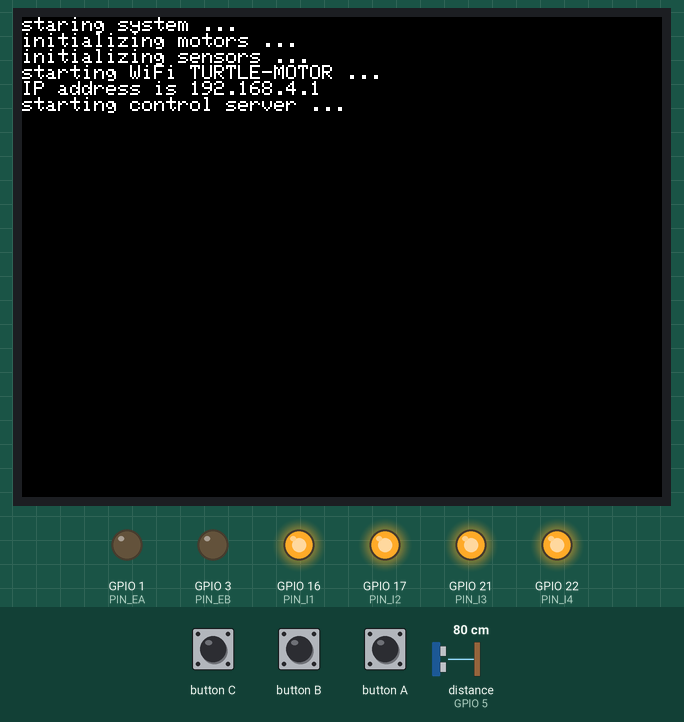
Simulated run of this sketch. Board: ESP32. On the bench: 320×240 colour display, output pins drawn as LEDs (lit = HIGH). Inputs (shaded band) come from the test bench; at power-on: distance to the obstacle (sensor on GPIO 5) 80 cm. The echo pulse lasts 58.3 µs per cm; pins used as bus, display or sensor lines are not drawn.

Above: at 3.4 s.
3.5 s: button A pressed for 0.15 s
4.2 s: distance to the obstacle (sensor on GPIO 5) set to 43 cm
6.2 s: distance to the obstacle (sensor on GPIO 5) set to 36 cm
At 6.7 s:
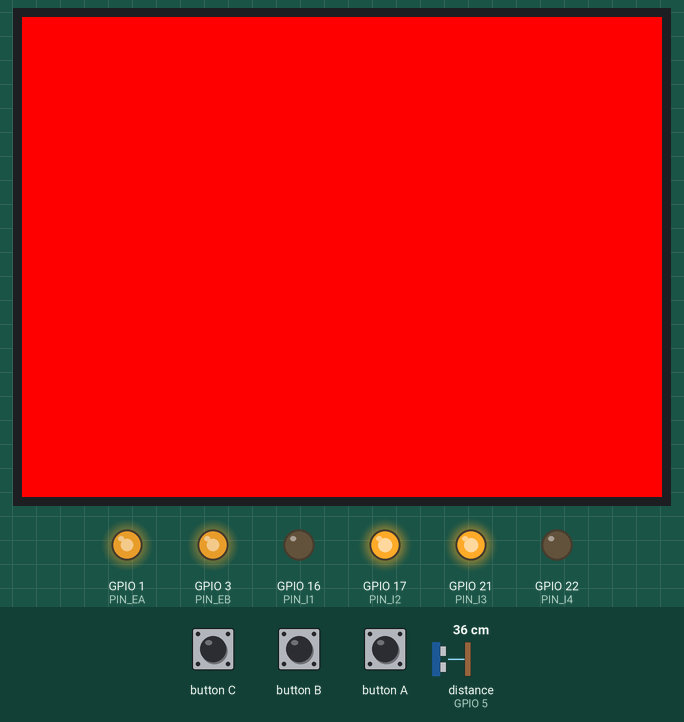
7.8 s: distance to the obstacle (sensor on GPIO 5) set to 60 cm
At 9.1 s:
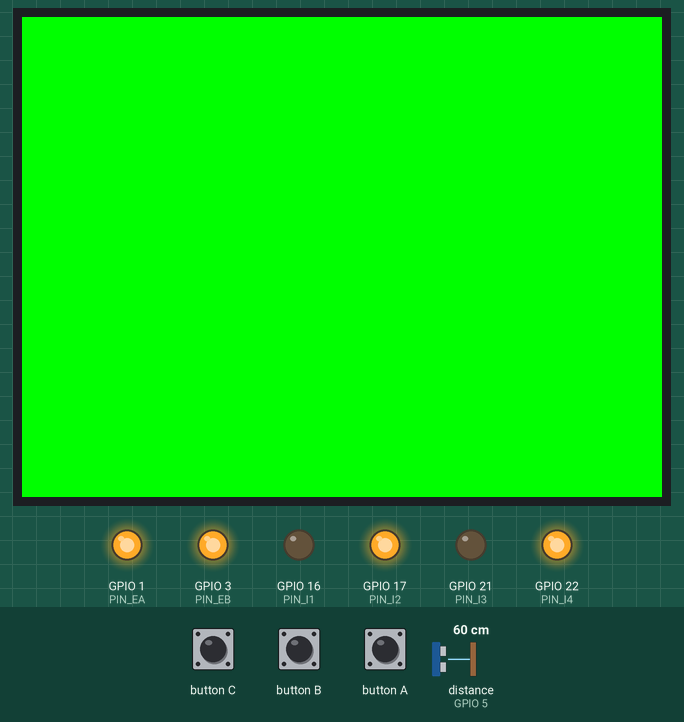
9.4 s: button A pressed for 1 s
At 11.1 s:
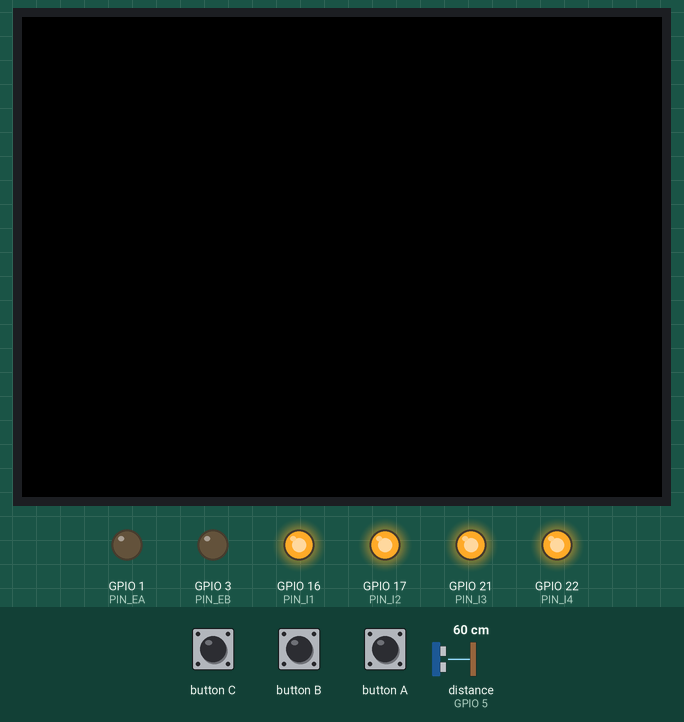
11.9 s: button A pressed for 0.15 s
Timing chart, 0 to 13.6 s (numbered marks = the images above; inputs shaded):
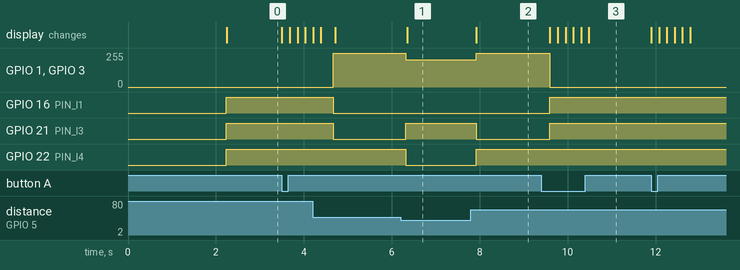

Measured:
- the behaviour switches between 40 and 39 cm on distance to the obstacle (sensor on GPIO 5) (found by bisection; images 0 and 1)
- after the input at 6.2 s, GPIO 1 (PIN_EA), GPIO 3 (PIN_EB): 255/255 → 203/255 after 0.12 s; GPIO 21 (PIN_I3): LOW → HIGH after 0.12 s; GPIO 22 (PIN_I4): HIGH → LOW after 0.12 s; the display: changes after 0.15 s (image 1)
- after the input at 7.8 s, GPIO 1 (PIN_EA), GPIO 3 (PIN_EB): 203/255 → 255/255 after 0.12 s; GPIO 21 (PIN_I3): HIGH → LOW after 0.12 s; GPIO 22 (PIN_I4): LOW → HIGH after 0.12 s; the display: changes after 0.12 s (image 2)
- after the input at 9.4 s, GPIO 1 (PIN_EA), GPIO 3 (PIN_EB): 255/255 → 0/255 after 0.20 s; GPIO 16 (PIN_I1), GPIO 21 (PIN_I3): LOW → HIGH after 0.20 s; the display: first changes after 0.20 s (image 3 shows a later state)

The sketch:

main.ino
```cpp
#include <M5Stack.h>
#include <aWOT.h>
#include <dashboard.h>

const int PIN_EA = 1;
const int PIN_I1 = 16;
const int PIN_I2 = 17;
const int CHANNEL_EA = 3;

const int PIN_EB = 3;
const int PIN_I3 = 21;
const int PIN_I4 = 22;
const int CHANNEL_EB = 4;

const int PIN_SRF_TRIGGER = 2;
const int PIN_SRF_ECHO = 5;

int mode = 0;
bool direction = true;
int limited_speed = 255;
int running_speed = 0;
int current_duration = 0;
const char delimiters[] = " \r\n\t";
const char wifi_ssid[] = "TURTLE-MOTOR";

WiFiServer server(80);
WebApp webapp;

void setup() {
  delay(2000);
  M5.begin();
  M5.Lcd.clear();
  M5.Lcd.println("staring system ...");
  Serial.begin(9600);
  motor_init();
  sensor_init();
  ap_init();
  M5.Lcd.println("starting control server ...");
  server.begin();
  webapp_init();
}

void ap_init() {
  M5.Lcd.printf("starting WiFi %s ...\n", wifi_ssid);
  WiFi.softAP(wifi_ssid);
  M5.Lcd.print("IP address is ");
  M5.Lcd.println(WiFi.softAPIP());
}

void sensor_init() {
  M5.Lcd.println("initializing sensors ...");
  pinMode(PIN_SRF_TRIGGER, OUTPUT);
  pinMode(PIN_SRF_ECHO, INPUT);
}

void motor_init() {
  M5.Lcd.println("initializing motors ...");

  ledcSetup(CHANNEL_EA, 5000, 8);
  ledcAttachPin(PIN_EA, CHANNEL_EA);
  ledcSetup(CHANNEL_EB, 5000, 8);
  ledcAttachPin(PIN_EB, CHANNEL_EB);

  pinMode(PIN_EA, OUTPUT);
  pinMode(PIN_EB, OUTPUT);
  pinMode(PIN_I1, OUTPUT);
  pinMode(PIN_I2, OUTPUT);
  pinMode(PIN_I3, OUTPUT);
  pinMode(PIN_I4, OUTPUT);

  digitalWrite(PIN_I1, HIGH);
  digitalWrite(PIN_I2, HIGH);
  digitalWrite(PIN_I3, HIGH);
  digitalWrite(PIN_I4, HIGH);

  ledcWrite(CHANNEL_EA, 0);
  ledcWrite(CHANNEL_EB, 0);
}

void webapp_init() {
  webapp.get("/", &dashboard_view);
  webapp.post("/do", &command_view);
}

void dashboard_view(Request &req, Response &resp) {
  resp.success("text/html");
  resp.printP(dashboard_html);
}

void command_view(Request &req, Response &resp) {
  char *command = req.query("command");
  int speed = 240;
  if (strcmp(command, "FD") == 0) {
    activate_left(true, speed);
    activate_right(true, speed);
  } else if (strcmp(command, "RD") == 0) {
    activate_left(false, speed);
    activate_right(false, speed);
  } else if (strcmp(command, "LT") == 0) {
    activate_left(false, speed);
    activate_right(true, speed);
  } else if (strcmp(command, "RT") == 0) {
    activate_left(true, speed);
    activate_right(false, speed);
  } else {
    deactivate_left();
    deactivate_right();
  }
  resp.success("text/html");
  resp.printP("OK");
}

int available_distance() {
  int num = 10;
  float sum_distance = 0.0;
  float max_value = -1.0, min_value = 9999.9;
  for (int i = 0; i < num; i++) {
    // Trigger SRF-05
    digitalWrite(PIN_SRF_TRIGGER, LOW);
    delayMicroseconds(2);
    digitalWrite(PIN_SRF_TRIGGER, HIGH);
    delayMicroseconds(10);
    digitalWrite(PIN_SRF_TRIGGER, LOW);

    // Read distance
    int duration = pulseIn(PIN_SRF_ECHO, HIGH);
    float distance = (duration / 2.0) / 29.1;
    if (distance > max_value)
      max_value = distance;
    if (distance < min_value)
      min_value = distance;
    sum_distance += distance;
  }

  return int((sum_distance - max_value - min_value) / (num - 2));
}

void activate_right(bool forward, int speed) {
  if (forward) {
    digitalWrite(PIN_I1, LOW);
    digitalWrite(PIN_I2, HIGH);
  } else {
    digitalWrite(PIN_I1, HIGH);
    digitalWrite(PIN_I2, LOW);
  }
  ledcWrite(CHANNEL_EA, speed);
  running_speed = speed;
}

void activate_left(bool forward, int speed) {
  if (forward) {
    digitalWrite(PIN_I3, LOW);
    digitalWrite(PIN_I4, HIGH);
  } else {
    digitalWrite(PIN_I3, HIGH);
    digitalWrite(PIN_I4, LOW);
  }
  ledcWrite(CHANNEL_EB, speed);
  running_speed = speed;
}

void deactivate_right() {
  for (int i = running_speed; i > -1; i--) {
    ledcWrite(CHANNEL_EA, i);
  }
  running_speed = 0;
  digitalWrite(PIN_I1, HIGH);
  digitalWrite(PIN_I2, HIGH);
}

void deactivate_left() {
  for (int i = running_speed; i > -1; i--) {
    ledcWrite(CHANNEL_EB, i);
  }
  running_speed = 0;
  digitalWrite(PIN_I3, HIGH);
  digitalWrite(PIN_I4, HIGH);
}

void command_mode() {
  WiFiClient client = server.available();

  if (client) {
    while (client.connected()) {
      M5.Lcd.clear();
      M5.Lcd.setCursor(0, 0);

      if (client.available()) {
        String line = client.readStringUntil('\n');
        line.trim();
        M5.Lcd.printf("command received [%s]\n", line.c_str());
        char *verb = strtok((char *)line.c_str(), delimiters);
        M5.Lcd.printf("verb = %s, ", verb);
        if (strcmp(verb, "FD") == 0 || strcmp(verb, "RD") == 0
            || strcmp(verb, "LT") == 0 || strcmp(verb, "RT") == 0) {
          const int speed = atoi(strtok(NULL, delimiters));
          const int duration = atoi(strtok(NULL, delimiters));
          M5.Lcd.printf("speed = %04d, duration = %04d\n", speed, duration);
          if (speed > 0 && duration > 0) {
            if (strcmp(verb,"FD") == 0) {
              activate_left(true, speed);
              activate_right(true, speed);
            } else if (strcmp(verb, "RD") == 0) {
              activate_left(false, speed);
              activate_right(false, speed);
            } else if (strcmp(verb, "LT") == 0) {
              activate_left(false, speed);
              activate_right(true, speed);
            } else if (strcmp(verb, "RT") == 0) {
              activate_left(true, speed);
              activate_right(false, speed);
            }
            current_duration = duration;
            delay(duration);
          }
        } else {
          M5.Lcd.printf("error = invalid verb\n");
          break;
        }
        deactivate_left();
        deactivate_right();
      }
    }
    delay(1);
    client.stop();
  }
}

void auto_mode() {
  int distance = available_distance();
  M5.Lcd.setCursor(M5.Lcd.width() / 2, 100);
  M5.Lcd.printf("%d", limited_speed);
  while (distance < 40) {
    M5.Lcd.fillScreen(RED);
    activate_left(false, limited_speed * 0.8);
    activate_right(true, limited_speed * 0.8);
    distance = available_distance();
    delay(10);
  }
  M5.Lcd.fillScreen(GREEN);
  activate_left(true, limited_speed);
  activate_right(true, limited_speed);
  delay(10);
}

void manual_mode() {
  WiFiClient client = server.available();

  if (client) {
    webapp.process(&client);
  }
}

void loop() {
  if (mode == 0) {
    manual_mode();
  } else if (mode == 1) {
    auto_mode();
  } else if (mode == 3) {
    command_mode();
  }

  if (M5.BtnA.wasPressed()) {
    deactivate_left();
    deactivate_right();
    mode = (mode + 1) % 3;
    for (int i = 0; i < 3; i++) {
      if (mode == 0) {
        M5.Lcd.fillScreen(BLUE);
      } else if (mode == 1) {
        M5.Lcd.fillScreen(GREEN);
      } else if (mode == 2) {
        M5.Lcd.fillScreen(RED);
      }
      delay(100);
      M5.Lcd.fillScreen(BLACK);
      delay(100);
    }
  }

  if (M5.BtnB.wasPressed()) {
    limited_speed += 20;
    if (limited_speed > 255)
      limited_speed = 255;
  }

  if (M5.BtnC.wasPressed()) {
    limited_speed -= 20;
    if (limited_speed < 0)
      limited_speed = 0;
  }
  M5.update();
}
```

Source omitted: dashboard.h (data table, 14003 bytes)
